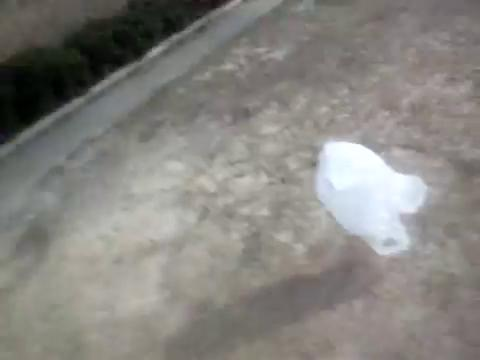
#> input picture data/vot2015/bag/00000001.jpg, 480 x 360 px
$ python videofig.py --imgdir ../data/vot2015/bag   (older library calls are emulated)
#> lines starting #> are read from the running program, lines starting #| are printed output that depends on the picture
#! /usr/bin/env python
# -*- coding: utf-8 -*-
#
# Copyright © 2017 bily     Huazhong University of Science and Technology
#
# Distributed under terms of the MIT license.

"""Figure with horizontal scrollbar and play capabilities

For latest version, go to https://github.com/bilylee/videofig

Basic usage
-----------
Creates a figure with a horizontal scrollbar and shortcuts to scroll automatically.
The scroll range is 0 to NUM_FRAMES - 1. The function REDRAW_FUN(F, AXES) is called to
redraw at scroll position F (for example, REDRAW_FUNC can show the frame F of a video)
using AXES for drawing. F is an integer, AXES is a instance of [Axes class](https://matplotlib.org/api/axes_api.html)

This can be used not only to play and analyze standard videos, but it also lets you place
any custom Matplotlib plots and graphics on top.

The keyboard shortcuts are:
  Enter(Return) -- play/pause video (25 frames-per-second default).
  Backspace -- play/pause video 5 times slower.
  Right/left arrow keys -- advance/go back one frame.
  Page down/page up -- advance/go back 30 frames.
  Home/end -- go to first/last frame of video.

Advanced usage
--------------
videofig(NUM_FRAMES, REDRAW_FUNC, FPS, BIG_SCROLL)
Also specifies the speed of the play function (frames-per-second) and
the frame step of page up/page down (or empty for defaults).

videofig(NUM_FRAMES, REDRAW_FUNC, FPS, BIG_SCROLL, KEY_FUNC)
Also calls KEY_FUNC(KEY) with any keys that weren't processed, so you
can add more shortcut keys (or empty for none).

Example 1: Plot a dynamic sine wave
---------
  import numpy as np

  def redraw_fn(f, axes):
    amp = float(f) / 3000
    f0 = 3
    t = np.arange(0.0, 1.0, 0.001)
    s = amp * np.sin(2 * np.pi * f0 * t)
    if not redraw_fn.initialized:
      redraw_fn.l, = axes.plot(t, s, lw=2, color='red')
      redraw_fn.initialized = True
    else:
      redraw_fn.l.set_ydata(s)

  redraw_fn.initialized = False

  videofig(100, redraw_fn)

Example 2: Show images in a custom directory
---------
  import os
  import glob
  from scipy.misc import imread

  img_dir = 'YOUR-IMAGE-DIRECTORY'
  img_files = glob.glob(os.path.join(video_dir, '*.jpg'))

  def redraw_fn(f, axes):
    img_file = img_files[f]
    img = imread(img_file)
    if not redraw_fn.initialized:
      redraw_fn.im = axes.imshow(img, animated=True)
      redraw_fn.initialized = True
    else:
      redraw_fn.im.set_array(img)
  redraw_fn.initialized = False

  videofig(len(img_files), redraw_fn, play_fps=30)

Example 3: Show images together with object bounding boxes
----------
  import os
  import glob
  from scipy.misc import imread
  from matplotlib.pyplot import Rectangle

  video_dir = 'YOUR-VIDEO-DIRECTORY'

  img_files = glob.glob(os.path.join(video_dir, '*.jpg'))
  box_files = glob.glob(os.path.join(video_dir, '*.txt'))

  def redraw_fn(f, axes):
    img = imread(img_files[f])
    box = bbread(box_files[f])  # Define your own bounding box reading utility
    x, y, w, h = box
    if not redraw_fn.initialized:
      im = axes.imshow(img, animated=True)
      bb = Rectangle((x, y), w, h,
                     fill=False,  # remove background
                     edgecolor="red")
      axes.add_patch(bb)
      redraw_fn.im = im
      redraw_fn.bb = bb
      redraw_fn.initialized = True
    else:
      redraw_fn.im.set_array(img)
      redraw_fn.bb.set_xy((x, y))
      redraw_fn.bb.set_width(w)
      redraw_fn.bb.set_height(h)
  redraw_fn.initialized = False

  videofig(len(img_files), redraw_fn, play_fps=30)
"""

from __future__ import absolute_import
from __future__ import division
from __future__ import print_function

import matplotlib.gridspec as gridspec
from matplotlib import pyplot as plt
from matplotlib.animation import FuncAnimation
from matplotlib.widgets import Slider


def videofig(num_frames, redraw_func, play_fps=25, big_scroll=30, key_func=None,
             grid_specs=None, layout_specs=None, figname=None, *args):
  """Figure with horizontal scrollbar and play capabilities

  This script is mainly inspired by the elegant work of João Filipe Henriques
    https://www.mathworks.com/matlabcentral/fileexchange/29544-figure-to-play-and-analyze-videos-with-custom-plots-on-top?focused=5172704&tab=function

  :param num_frames: an integer, number of frames in a sequence
  :param redraw_func: callable with signature redraw_func(f, axes)
                      used to draw a new frame at position f using axes, which is a instance of Axes class in matplotlib
  :param play_fps: an integer, number of frames per second, used to control the play speed
  :param big_scroll: an integer, big scroll number used when pressed page down or page up keys.
  :param key_func: optional callable which signature key_func(key), used to provide custom key shortcuts.
  :param grid_specs: optional dictionary, used to specify the gridspec of the main drawing pane.
                     For example, grid_specs = {'nrows': 2, 'ncols': 2} will create a gridspec with 2 rows and 2 cols.
  :param layout_specs: optional list, used to specify the layout of the gridspec of the main drawing pane.
                     For example, layout_specs = ['[:, 0]', '[:, 1]'] means:
                        gs = ... Some code to create the main drawing pane gridspec ...
                        ax1 = plt.subplot(gs[:, 0])
                        ax2 = plt.subplot(gs[:, 1])
  :param args: other optional arguments
  :return: None
  """
#> called with num_frames = 2, play_fps = 30, big_scroll = 30
  # Check arguments
  check_int_scalar(num_frames, 'num_frames')
  check_callback(redraw_func, 'redraw_func')
  check_int_scalar(play_fps, 'play_fps')
  check_int_scalar(big_scroll, 'big_scroll')
  if key_func:
    check_callback(key_func, 'key_func')

  # Initialize figure
  if not figname:
    figname = 'VideoPlayer'
  fig_handle = plt.figure(num=figname)

  # We use GridSpec to support embedding multiple plots in the main drawing pane.
  # A nested grid demo can be found at https://matplotlib.org/users/plotting/examples/demo_gridspec06.py
  # Construct outer grid, which contains the main drawing pane and slider ball
  outer_grid = gridspec.GridSpec(2, 1,
                                 left=0, bottom=0, right=1, top=1,
                                 height_ratios=[97, 3], wspace=0.0, hspace=0.0)

  # Construct inner grid in main drawing pane
  if grid_specs is None:
    grid_specs = {'nrows': 1, 'ncols': 1}  # We will have only one axes by default

  inner_grid = gridspec.GridSpecFromSubplotSpec(subplot_spec=outer_grid[0], **grid_specs)
  if layout_specs:
    # eval() can't work properly in list comprehension which is inside a function.
    # Refer to: http://bugs.python.org/issue5242
    # Maybe I should find another way to implement layout_specs without using eval()...
    axes_handle = []
    for spec in layout_specs:
      axes_handle.append(plt.Subplot(fig_handle, eval('inner_grid' + spec)))
  else:
    num_inner_plots = grid_specs['nrows'] * grid_specs['ncols']
    axes_handle = [plt.Subplot(fig_handle, inner_grid[i]) for i in range(num_inner_plots)]

  for ax in axes_handle: fig_handle.add_subplot(ax)

  if len(axes_handle) == 1:
    axes_handle = axes_handle[0]
    axes_handle.set_axis_off()

  # Build scrollbar
  scroll_axes_handle = plt.Subplot(fig_handle, outer_grid[1])
  scroll_axes_handle.set_facecolor('lightgoldenrodyellow')
  fig_handle.add_subplot(scroll_axes_handle)
  scroll_handle = Slider(scroll_axes_handle, '', 0.0, num_frames - 1, valinit=0.0)

  def draw_new(_):
    redraw_func(int(scroll_handle.val), axes_handle)
    fig_handle.canvas.draw_idle()

  def scroll(new_f):
    new_f = min(max(new_f, 0), num_frames - 1)  # clip in the range of [0, num_frames - 1]
    cur_f = scroll_handle.val

    # Stop player at the end of the sequence
    if new_f == (num_frames - 1):
      play.running = False

    if cur_f != new_f:
      # move scroll bar to new position
      scroll_handle.set_val(new_f)

    return axes_handle

  def play(period):
    play.running ^= True  # Toggle state
    if play.running:
      frame_idxs = range(int(scroll_handle.val), num_frames)
      play.anim = FuncAnimation(fig_handle, scroll, frame_idxs,
                                interval=1000 * period, repeat=False)
      plt.draw()
    else:
      play.anim.event_source.stop()

  # Set initial player state
  play.running = False

  def key_press(event):
    key = event.key
    f = scroll_handle.val
    if key == 'left':
      scroll(f - 1)
    elif key == 'right':
      scroll(f + 1)
    elif key == 'pageup':
      scroll(f - big_scroll)
    elif key == 'pagedown':
      scroll(f + big_scroll)
    elif key == 'home':
      scroll(0)
    elif key == 'end':
      scroll(num_frames - 1)
    elif key == 'enter':
      play(1 / play_fps)
    elif key == 'backspace':
      play(5 / play_fps)
    else:
      if key_func:
        key_func(key)

  # Register events
  scroll_handle.on_changed(draw_new)
  fig_handle.canvas.mpl_connect('key_press_event', key_press)

  # Draw initial frame
  redraw_func(0, axes_handle)

  # Start playing
  play(1 / play_fps)

  # plt.show() has to be put in the end of the function,
  # otherwise, the program simply won't work, weird...
  plt.show()


def check_int_scalar(a, name):
  assert isinstance(a, int), '{} must be a int scalar, instead of {}'.format(name, type(name))


def check_callback(a, name):
  # Check http://stackoverflow.com/questions/624926/how-to-detect-whether-a-python-variable-is-a-function
  # for more details about python function type detection.
  assert callable(a), '{} must be callable, instead of {}'.format(name, type(name))


if __name__ == '__main__':
  import argparse

  parser = argparse.ArgumentParser()
  parser.add_argument("-i", "--imgdir", type=str, default=None, help="directory containing JPEG images")
  args = parser.parse_args()

  if args.imgdir:
    import os
    import glob
    from scipy.misc import imread

    img_files = sorted(glob.glob(os.path.join(args.imgdir, '*.jpg')))


    def redraw_fn(f, axes):
#> called with f = 0
      img_file = img_files[f]
      img = imread(img_file)
#> img is the input picture: shape (360, 480, 3); mean R, G, B 134.3, 132.3, 127.8
      if not redraw_fn.initialized:
        redraw_fn.im = axes.imshow(img, animated=True)
        redraw_fn.initialized = True
      else:
        redraw_fn.im.set_array(img)


    redraw_fn.initialized = False
    videofig(len(img_files), redraw_fn, play_fps=30)
#> in videofig, `plt.show()`:
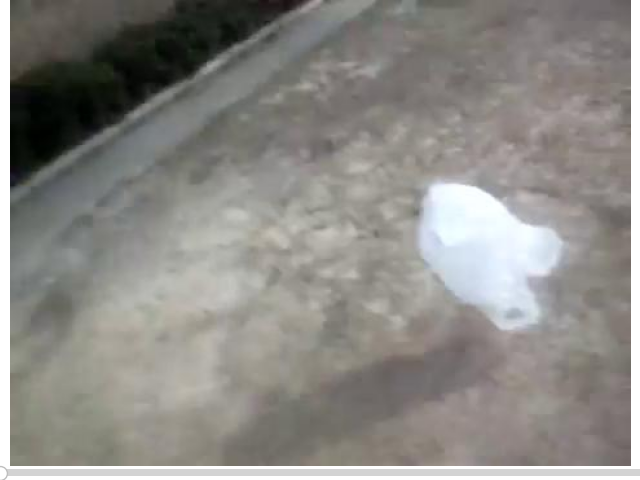
#> figure drawn by matplotlib, 2 panels

  else:
    import numpy as np


    def redraw_fn(f, axes):
      amp = float(f) / 3000
      f0 = 3
      t = np.arange(0.0, 1.0, 0.001)
      s = amp * np.sin(2 * np.pi * f0 * t)
      if not redraw_fn.initialized:
        redraw_fn.l, = axes.plot(t, s, lw=2, color='red')
        redraw_fn.initialized = True
      else:
        redraw_fn.l.set_ydata(s)


    redraw_fn.initialized = False
    videofig(100, redraw_fn)
